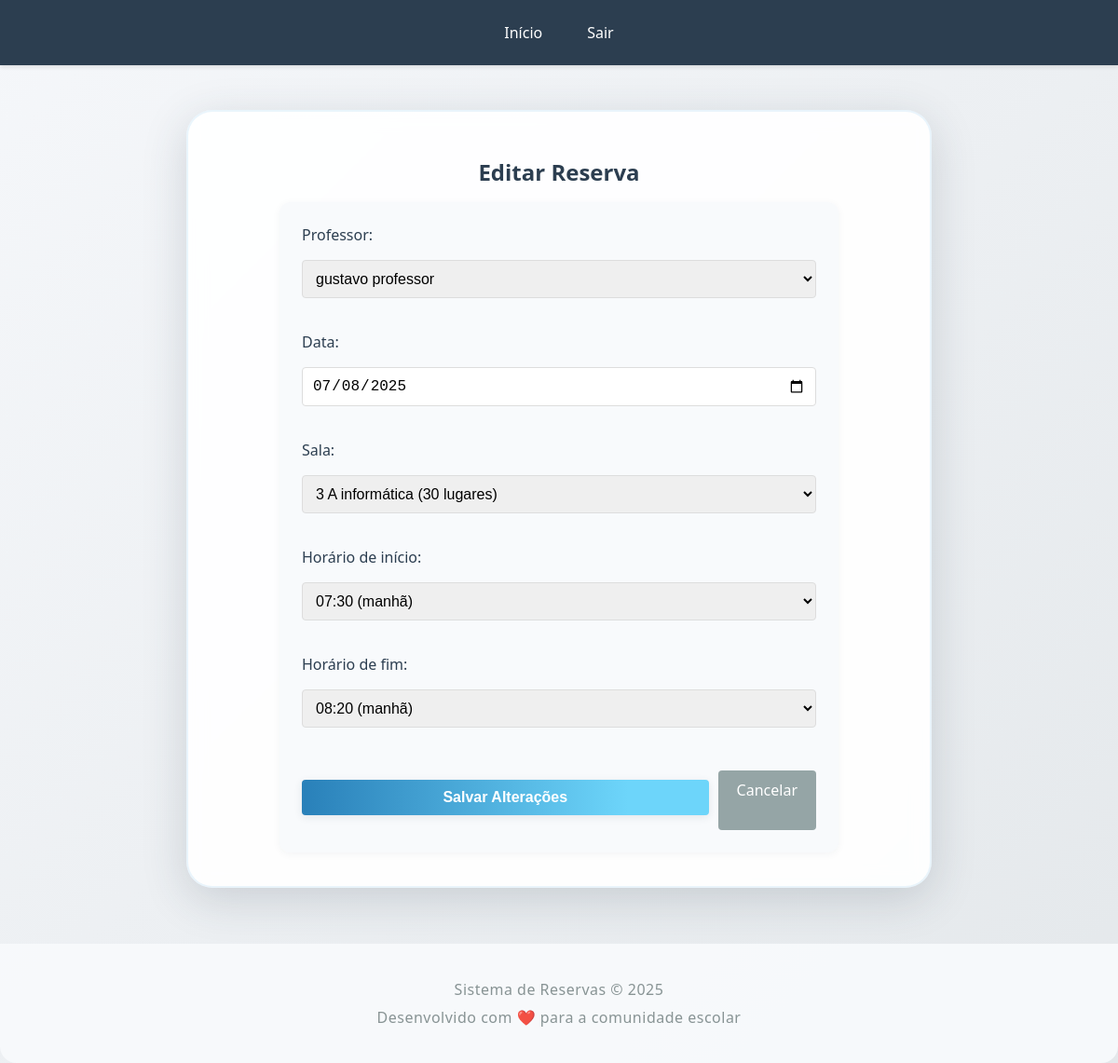
Screenshot of /admin/reserva/3/editar (signed in) with the database file from the repository.
### models.py (models this page shows, shortened)
class Reserva(db.Model):
    id = db.Column(db.Integer, primary_key=True)
    professor_id = db.Column(db.Integer, db.ForeignKey('usuario.id'), nullable=False)
    sala_id = db.Column(db.Integer, db.ForeignKey('sala.id'), nullable=False)
    data = db.Column(db.Date, nullable=False)
    horario_inicio = db.Column(db.Time, nullable=False)
    horario_fim = db.Column(db.Time, nullable=False)
    data_criacao = db.Column(db.DateTime, default=datetime.now)

class Usuario(db.Model, UserMixin):
    id = db.Column(db.Integer, primary_key=True)
    nome = db.Column(db.String(100), nullable=False)
    email = db.Column(db.String(100), unique=True, nullable=False)
    senha = db.Column(db.String(100), nullable=False)
    is_admin = db.Column(db.Boolean, default=False)
    reservas = db.relationship('Reserva', backref='professor', lazy=True)

class Sala(db.Model):
    id = db.Column(db.Integer, primary_key=True)
    nome = db.Column(db.String(100), nullable=False)
    capacidade = db.Column(db.Integer, nullable=False)
    reservas = db.relationship('Reserva', backref='sala', lazy=True)

### app.py (the view, shortened to what this page needs)
@app.route('/admin/reserva/<int:reserva_id>/editar', methods=['GET', 'POST'])
@login_required
@admin_required
def editar_reserva(reserva_id):
    reserva = Reserva.query.get_or_404(reserva_id)
    usuarios = Usuario.query.all()
    salas = Sala.query.all()
    return render_template('editar_reserva.html',
                         reserva=reserva,
                         usuarios=usuarios,
                         salas=salas,
                         horarios_permitidos=HORARIOS_PERMITIDOS,
                         horarios_fim=HORARIOS_FIM)

### app.py (called while the page is built)
@app.context_processor
def inject_now():
    return {'now': datetime.now}

@login_manager.user_loader
def load_user(user_id):
    return Usuario.query.get(int(user_id))

def admin_required(f):
    @wraps(f)
    def decorated_function(*args, **kwargs):
        if not current_user.is_authenticated or not current_user.is_admin:
            abort(403)
        return f(*args, **kwargs)
    return decorated_function

### templates/editar_reserva.html (shortened to what this page needs)
{% extends "base.html" %}
{% block content %}
<div class="container">
    <h2>Editar Reserva</h2>
    <form method="POST" class="edit-form">
        <div class="form-group">
            <label for="professor_id">Professor:</label>
            <select id="professor_id" name="professor_id" required>
                {% for usuario in usuarios %}
                <option value="{{ usuario.id }}" {% if usuario.id == reserva.professor_id %}selected{% endif %}>
                    {{ usuario.nome }}
                </option>
                {% endfor %}
            </select>
        </div>
        <div class="form-group">
            <label for="data">Data:</label>
            <input type="date" id="data" name="data" value="{{ reserva.data.strftime('%Y-%m-%d') }}" required>
        </div>
        <div class="form-group">
            <label for="sala_id">Sala:</label>
            <select id="sala_id" name="sala_id" required>
                {% for sala in salas %}
                <option value="{{ sala.id }}" {% if sala.id == reserva.sala_id %}selected{% endif %}>
                    {{ sala.nome }} ({{ sala.capacidade }} lugares)
                </option>
                {% endfor %}
            </select>
        </div>
        <div class="form-group">
            <label for="horario_inicio">Horário de início:</label>
            <select id="horario_inicio" name="horario_inicio" required>
                {% for h, periodo in horarios_permitidos %}
                <option value="{{h}}" {% if h == reserva.horario_inicio.strftime('%H:%M') %}selected{% endif %}>
                    {{h}} ({{periodo}})
                </option>
                {% endfor %}
            </select>
        </div>
        <div class="form-group">
            <label for="horario_fim">Horário de fim:</label>
            <select id="horario_fim" name="horario_fim" required>
                {% for h, periodo in horarios_fim %}
                <option value="{{h}}" {% if h == reserva.horario_fim.strftime('%H:%M') %}selected{% endif %}>
                    {% if h == '17:00' %}
                    {{h}} ({{periodo}}) - Fim do dia
                    {% else %}
                    {{h}} ({{periodo}})
                    {% endif %}
                </option>
                {% endfor %}
            </select>
        </div>
        <div class="form-actions">
            <button type="submit" class="btn-salvar">Salvar Alterações</button>
            <a href="{{ url_for('admin') }}" class="btn-cancelar">Cancelar</a>
        </div>
    </form>
</div>
{% endblock %}

### static/style.css (style rules this page uses)
* { margin: 0; padding: 0; box-sizing: border-box; }
body { font-family: 'Segoe UI', Arial, sans-serif; background: linear-gradient(135deg, #f5f7fa 0%, #e4e8eb 100%); min-height: 100vh; padding: 0; background-attachment: fixed; padding-top: 70px; }
.container { max-width: 800px; margin: 48px auto 32px auto; background: rgba(255,255,255,0.92); border-radius: 28px; box-shadow: 0 12px 48px rgba(44, 62, 80, 0.18); padding: 48px 36px 36px 36px; backdrop-filter: blur(10px); border: 2px solid rgba(52, 152, 219, 0.10); min-height: 700px; }
h1, h2, h3 { color: #2c3e50; margin-bottom: 16px; text-align: center; }
form { margin-bottom: 32px; background: #f8fafc; padding: 24px; border-radius: 12px; box-shadow: 0 2px 8px rgba(44,62,80,0.05); max-width: 100%; }
input, select, button { margin-top: 8px; margin-bottom: 16px; width: 100%; padding: 12px; border-radius: 6px; border: 1px solid #bfc9d1; font-size: 1rem; transition: border 0.2s; }
button { background: linear-gradient(90deg, #2980b9, #6dd5fa 80%); color: #fff; border: none; cursor: pointer; font-weight: bold; font-size: 1.1rem; transition: background 0.2s, transform 0.1s, box-shadow 0.2s; box-shadow: 0 2px 8px rgba(44,62,80,0.10); border-radius: 8px; padding: 12px 0; margin-top: 10px; }
a { color: #2980b9; text-decoration: none; font-weight: 500; transition: color 0.2s; }
body { min-height: 100vh; background: linear-gradient(135deg, #f5f7fa 0%, #e4e8eb 100%); }
.edit-form { max-width: 600px; margin: 0 auto; }
.form-group { margin-bottom: 20px; }
.form-group label { display: block; margin-bottom: 8px; color: #2c3e50; font-weight: 500; }
.form-group input[type="text"], .form-group input[type="email"], .form-group input[type="password"], .form-group input[type="date"], .form-group select { width: 100%; padding: 10px; border: 1px solid #ddd; border-radius: 4px; font-size: 16px; }
.form-actions { margin-top: 30px; display: flex; gap: 10px; }
.btn-salvar, .btn-cancelar { padding: 10px 20px; border-radius: 4px; text-decoration: none; font-size: 16px; cursor: pointer; border: none; }
.btn-salvar { background-color: #2ecc71; color: white; }
.btn-cancelar { background-color: #95a5a6; color: white; }

### rows the page displays
Reserva: professor_id "gustavo professor", data "07/08/2025", sala_id "3 A informática (30 lugares)", horario_inicio "07:30 (manhã)", horario_fim "08:20 (manhã)"
